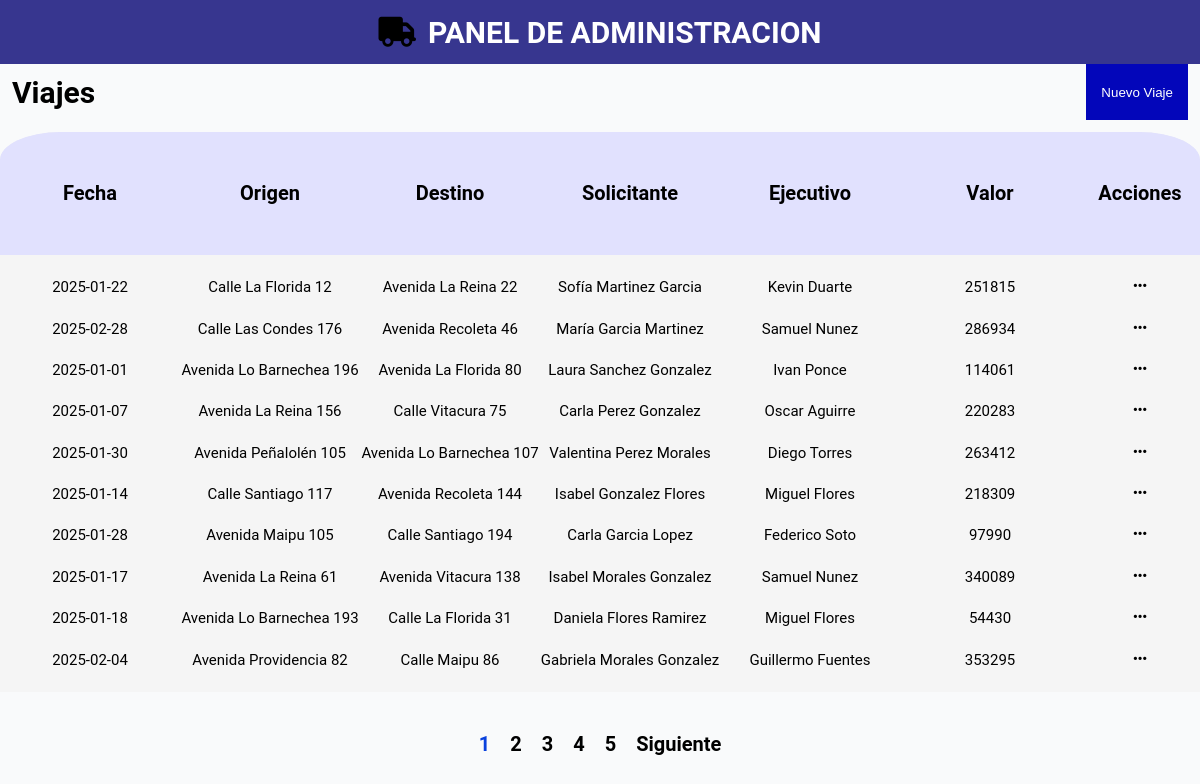
The page / on the database its author committed.
### tables this page shows
CREATE TABLE `viajes` (
  `id` int(11) NOT NULL,
  `fecha_viaje` date DEFAULT NULL,
  `origen_direccion` varchar(255) DEFAULT NULL,
  `origen_comuna` varchar(100) DEFAULT NULL,
  `origen_contacto` varchar(20) DEFAULT NULL,
  `destino_direccion` varchar(255) DEFAULT NULL,
  `destino_comuna` varchar(100) DEFAULT NULL,
  `destino_contacto` varchar(20) DEFAULT NULL,
  `usuario_ejecutivo` varchar(100) DEFAULT NULL,
  `usuario_solicitante` varchar(100) DEFAULT NULL,
  `valor` int(11) DEFAULT NULL
);

### src/models/db.php (called while the page is built)
<?php
    class DB{
        private static $host = "db";
        private static $username = "usuario";
        private static $password = "usuario_password";
        private static $database = "transportes";
        private static $conn = null;
        public static function connect() {
            if (!isset(self::$conn)) {
                try {
                    self::$conn = new PDO("mysql:host=" . self::$host . ";dbname=" . self::$database, self::$username, self::$password);
                    self::$conn->setAttribute(PDO::ATTR_ERRMODE, PDO::ERRMODE_EXCEPTION);
                } catch (PDOException $e) {
                    die("Error en la conexión: " . $e->getMessage());
                }
            }
            return self::$conn;
        }
    }
?>

### src/controllers/homeController.php (called while the page is built)
<?php
    require_once 'src/models/travel.php';
    $travel = new Travel();
    $allTravels = $travel->getAll();
    $limit = 10;
    $page = isset($_GET['page']) ? (int)$_GET['page'] : 1;
    $offset = ($page -1) * $limit;
    $totalTravels = count($allTravels);
    $totalPages = ceil($totalTravels / $limit);
    $currentTravels = array_slice($allTravels, $offset, $limit);
    $range = 5;
    $startPage = max(1, $page - floor($range / 2));
    $endPage = min($totalPages, $startPage + $range - 1);
    require_once 'index.php';
?>

### src/models/travel.php (called while the page is built, shortened)
<?php
    require_once 'db.php';
    class Travel {private $db; private $id; private $origin; private $destination;
        public function __construct() {
            $this->db = db::connect();
        }
        public function getAll() {
            try{
                $sql = 'SELECT * FROM viajes';
                $query = $this->db->prepare($sql);
                $query->execute();
                return $query->fetchAll(PDO::FETCH_ASSOC);
            }  catch(PDOException $e){
                return false;
            }
        }
    }
?>

### src/views/home.php (the view, shortened to what this page needs)
<!DOCTYPE html>
<html lang="en">
<head>
    <link rel="stylesheet" href="https://cdnjs.cloudflare.com/ajax/libs/font-awesome/6.7.2/css/all.min.css" />
    <link rel="stylesheet" href="./assets/css/home.css">
</head>
<body>
    <div class="navbar" id="navbar">
        <i class="fa-solid fa-truck" style="font-size: 30px; text-align: center;"></i>
        <h1>PANEL DE ADMINISTRACION</h1>
    </div>
    <div class="container" id="container">
        <div class="top-container">
            <h3>Viajes</h3>
            <button class="btn-travel" onclick="window.location.href='?route=newTravel'">Nuevo Viaje</button>
        </div>
        <div class="tableTravel">
            <div class="statements">
                <li>Fecha</li>
                <li>Origen</li>
                <li>Destino</li>
                <li>Solicitante</li>
                <li>Ejecutivo</li>
                <li>Valor</li>
                <li>Acciones</li>
            </div>
            <div class="travelData">
            <?php
                require_once 'src/controllers/homeController.php';
                if ($allTravels) {
                    foreach($currentTravels as $travel) {
                        echo "<div class='row'>";
                        echo "<div class='dataDate'>" . $travel['fecha_viaje'] . "</div>";
                        echo "<div class='dataAdress'>" . $travel['origen_direccion'] . "</div>";
                        echo "<div class='dataDestination'>" . $travel['destino_direccion'] . "</div>";
                        echo "<div class='dataRequester'>" . $travel['usuario_solicitante'] . "</div>";
                        echo "<div class='dataExecutive'>" . $travel['usuario_ejecutivo'] . "</div>";
                        echo "<div class='dataValue'>" . $travel['valor'] . "</div>";
                        echo "<i class='fa-solid fa-ellipsis' data-id='" . $travel['id'] . "' onclick='toggleMenu(event)'></i>";
                        echo "</div>";
                    }
                } else {
                    echo "<div>No hay viajes todavía</div>";
                }
            ?>
            </div>
        </div>
        <div class="pagination">
            <?php
                for ($i = $startPage; $i <= $endPage; $i++) {
                    if ($i == $page) {
                        echo "<span>$i</span>";
                    } else {
                        echo "<a href='?page=$i'>$i</a>";
                    }
                }
                if ($page < $totalPages) {
                    echo "<a href='?page=" . ($page + 1) . "'>Siguiente</a>";
                }
            ?>
        </div>
    </div>
</body>
</html>

### public/index.php (shortened to what this page needs)
<?php
    $route = isset($_GET['route']) ? $_GET['route'] : 'index';
    switch ($route) {
        default:
            require_once 'src/views/home.php';
            break;
    }
?>

### public/assets/css/home.css (style rules this page uses)
body { margin: 0; padding: 0; box-sizing: border-box; font-family: 'Roboto', sans-serif; }
.navbar { width: 100vw; height: 8vh; background-color: rgb(55, 54, 143); display: flex; text-align: center; justify-content: center; align-items: center; }
.navbar h1 { color: #ffffff; font-size: 30px; font-weight: 600; margin: 0; padding: 0; padding-left: 1%; }
.container { width: 100vw; height: 90vh; background-color: #F9FAFB; display: flex; flex-direction: column; }
.top-container { height: 7vh; display: flex; flex-direction: row; align-items: center; justify-content: space-between; padding: 0% 1%; }
.top-container h3 { font-size: 30px; color: #000; font-weight: 600; margin: 0; padding: 0; }
.btn-travel { height: 100%; color: #ffffff; background-color: #0306BA; border: none; padding: 15px; }
.tableTravel { width: 100%; background-color: #F3F4F6; display: grid; grid-template-columns: repeat(7, 1fr); grid-column-gap: 0px; grid-row-gap: 0px; overflow-y: auto; min-height: 70vh; margin: auto; border-radius: 5% 5% 0% 0%; }
.pagination { min-height: 10vh; width: 100%; display: flex; flex-direction: row; justify-content: center; align-items: center; }
.pagination a { text-decoration: none; color: #000; font-size: 20px; font-weight: 600; margin: 0 10px; }
.pagination span { text-decoration: none; color: #0941dd; font-size: 20px; font-weight: 600; margin: 0 10px; }
.statements { background-color: #e1e1fe; grid-area: 1 / 1 / 2 / 8; display: grid; grid-template-columns: 15% 15% 15% 15% 15% 15% 10%; color: #000; align-items: center; min-height: 10vh; }
.statements li { list-style: none; display: inline; font-size: 20px; font-weight: 600; text-align: center; }
.travelData { background-color: #f5f5f5; grid-area: 2 / 1 / 8 / 8; display: flex; flex-direction: column; justify-content: space-evenly; font-size: 15px; }
.row { display: grid; grid-template-columns: 15% 15% 15% 15% 15% 15% 10%; text-align: center; }
.row { position: relative; }

### rows shown on the page
viajes: fecha_viaje "2025-01-22", origen_direccion "Calle La Florida 12", destino_direccion "Avenida La Reina 22", usuario_solicitante "Sofía Martinez Garcia", usuario_ejecutivo "Kevin Duarte", valor "251815"
viajes: fecha_viaje "2025-02-28", origen_direccion "Calle Las Condes 176", destino_direccion "Avenida Recoleta 46", usuario_solicitante "María Garcia Martinez", usuario_ejecutivo "Samuel Nunez", valor "286934"
viajes: fecha_viaje "2025-01-01", origen_direccion "Avenida Lo Barnechea 196", destino_direccion "Avenida La Florida 80", usuario_solicitante "Laura Sanchez Gonzalez", usuario_ejecutivo "Ivan Ponce", valor "114061"
viajes: fecha_viaje "2025-01-07", origen_direccion "Avenida La Reina 156", destino_direccion "Calle Vitacura 75", usuario_solicitante "Carla Perez Gonzalez", usuario_ejecutivo "Oscar Aguirre", valor "220283"
viajes: fecha_viaje "2025-01-30", origen_direccion "Avenida Peñalolén 105", destino_direccion "Avenida Lo Barnechea 107", usuario_solicitante "Valentina Perez Morales", usuario_ejecutivo "Diego Torres", valor "263412"
viajes: fecha_viaje "2025-01-14", origen_direccion "Calle Santiago 117", destino_direccion "Avenida Recoleta 144", usuario_solicitante "Isabel Gonzalez Flores", usuario_ejecutivo "Miguel Flores", valor "218309"
viajes: fecha_viaje "2025-01-28", origen_direccion "Avenida Maipu 105", destino_direccion "Calle Santiago 194", usuario_solicitante "Carla Garcia Lopez", usuario_ejecutivo "Federico Soto", valor "97990"
viajes: fecha_viaje "2025-01-17", origen_direccion "Avenida La Reina 61", destino_direccion "Avenida Vitacura 138", usuario_solicitante "Isabel Morales Gonzalez", usuario_ejecutivo "Samuel Nunez", valor "340089"
viajes: fecha_viaje "2025-01-18", origen_direccion "Avenida Lo Barnechea 193", destino_direccion "Calle La Florida 31", usuario_solicitante "Daniela Flores Ramirez", usuario_ejecutivo "Miguel Flores", valor "54430"
viajes: fecha_viaje "2025-02-04", origen_direccion "Avenida Providencia 82", destino_direccion "Calle Maipu 86", usuario_solicitante "Gabriela Morales Gonzalez", usuario_ejecutivo "Guillermo Fuentes", valor "353295"
